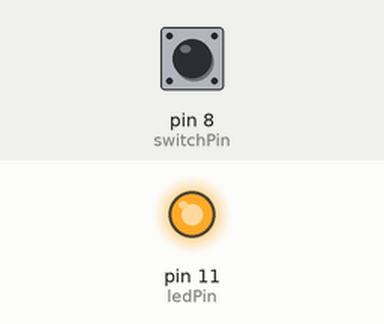
A sketch run on a simulated Arduino Uno, built with avr-gcc and run on an emulated ATmega328P. On the bench: output pins drawn as LEDs (lit = HIGH). The inputs (shaded band) are chosen by the test bench; at power-on: pin 8 (switchPin) HIGH.

Above: at 1.2 s.
1.3 s: pin 8 (switchPin) pulled LOW for 0.15 s
At 2.5 s:
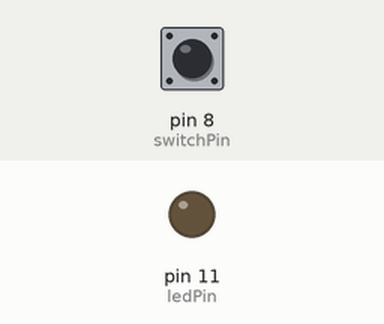
2.9 s: pin 8 (switchPin) pulled LOW for 1 s
At 5.0 s:
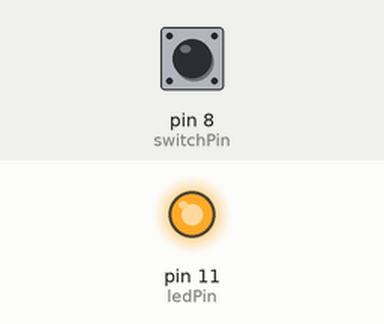
5.4 s: pin 8 (switchPin) pulled LOW for 3.2 s
At 9.8 s:
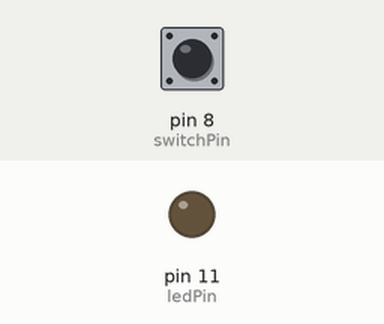
Timing chart, 0 to 11.3 s (numbered marks = the images above; inputs shaded):
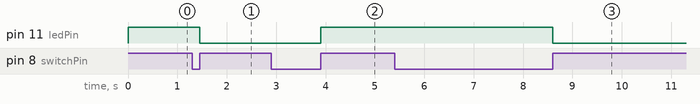

Measured:
- after the input at 1.3 s, pin 11 (ledPin): HIGH → LOW after 0.16 s
- after the input at 2.9 s, pin 11 (ledPin): LOW → HIGH after 1.0 s
- after the input at 5.4 s, pin 11 (ledPin): HIGH → LOW after 3.2 s

The sketch:

LED_Switch.ino
```cpp
int switchPin = 8;
int ledPin = 11;
boolean lastButton = LOW;
boolean currentButton = LOW;
boolean ledOn = false;
boolean current = LOW;

void setup () {
  pinMode (switchPin, INPUT);
  pinMode (ledPin, OUTPUT);
}

boolean debounce (boolean lastButton) {
  current = digitalRead (switchPin);

  if (lastButton != current) {
  delay (5);
  current = digitalRead (switchPin);
  }

  return current;
}

 void loop () {
   currentButton = debounce (lastButton);

   if (lastButton == LOW && currentButton == HIGH) {
     ledOn = !ledOn;
     }

     lastButton = currentButton;
     digitalWrite (ledPin, ledOn);
}
```
